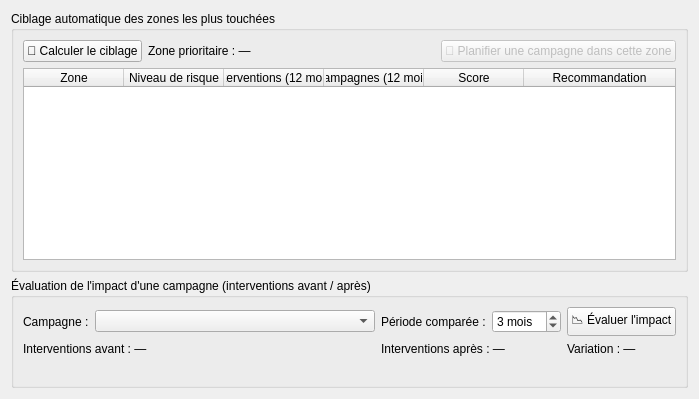
             <widget class="QWidget" name="tab_ciblage">
              <attribute name="title">
               <string>🎯 Ciblage &amp;&amp; impact</string>
              </attribute>
              <layout class="QVBoxLayout" name="verticalLayout_ciblage">
               <item>
                <widget class="QGroupBox" name="groupBox_ciblage">
                 <property name="title">
                  <string>Ciblage automatique des zones les plus touchées</string>
                 </property>
                 <layout class="QVBoxLayout" name="verticalLayout_groupCiblage">
                  <item>
                   <layout class="QHBoxLayout" name="horizontalLayout_ciblage">
                    <item>
                     <widget class="QPushButton" name="pushButton_lancerCiblage">
                      <property name="text">
                       <string>🎯 Calculer le ciblage</string>
                      </property>
                     </widget>
                    </item>
                    <item>
                     <widget class="QLabel" name="label_zonePrioritaire">
                      <property name="text">
                       <string>Zone prioritaire : —</string>
                      </property>
                     </widget>
                    </item>
                    <item>
                     <spacer name="horizontalSpacer_ciblage">
                      <property name="orientation">
                       <enum>Qt::Horizontal</enum>
                      </property>
                      <property name="sizeHint" stdset="0">
                       <size>
                        <width>40</width>
                        <height>20</height>
                       </size>
                      </property>
                     </spacer>
                    </item>
                    <item>
                     <widget class="QPushButton" name="pushButton_planifierZone">
                      <property name="enabled">
                       <bool>false</bool>
                      </property>
                      <property name="text">
                       <string>📅 Planifier une campagne dans cette zone</string>
                      </property>
                     </widget>
                    </item>
                   </layout>
                  </item>
                  <item>
                   <widget class="QTableWidget" name="tableWidget_ciblage">
                    <property name="editTriggers">
                     <set>QAbstractItemView::NoEditTriggers</set>
                    </property>
                    <property name="selectionBehavior">
                     <enum>QAbstractItemView::SelectRows</enum>
                    </property>
                    <property name="selectionMode">
                     <enum>QAbstractItemView::SingleSelection</enum>
                    </property>
                    <attribute name="verticalHeaderVisible">
                     <bool>false</bool>
                    </attribute>
                    <attribute name="horizontalHeaderStretchLastSection">
                     <bool>true</bool>
                    </attribute>
                    <column>
                     <property name="text">
                      <string>Zone</string>
                     </property>
                    </column>
                    <column>
                     <property name="text">
                      <string>Niveau de risque</string>
                     </property>
                    </column>
                    <column>
                     <property name="text">
                      <string>Interventions (12 mois)</string>
                     </property>
                    </column>
                    <column>
                     <property name="text">
                      <string>Campagnes (12 mois)</string>
                     </property>
                    </column>
                    <column>
                     <property name="text">
                      <string>Score</string>
                     </property>
                    </column>
                    <column>
                     <property name="text">
                      <string>Recommandation</string>
                     </property>
                    </column>
                   </widget>
                  </item>
                 </layout>
                </widget>
               </item>
               <item>
                <widget class="QGroupBox" name="groupBox_impact">
                 <property name="title">
                  <string>Évaluation de l'impact d'une campagne (interventions avant / après)</string>
                 </property>
                 <layout class="QGridLayout" name="gridLayout_impact">
                  <item row="0" column="0">
                   <widget class="QLabel" name="label_campagneImpact">
                    <property name="text">
                     <string>Campagne :</string>
                    </property>
                   </widget>
                  </item>
                  <item row="0" column="1">
                   <widget class="QComboBox" name="comboBox_campagneImpact">
                    <property name="minimumSize">
                     <size>
                      <width>280</width>
                      <height>0</height>
                     </size>
                    </property>
                   </widget>
                  </item>
                  <item row="0" column="2">
                   <widget class="QLabel" name="label_fenetre">
                    <property name="text">
                     <string>Période comparée :</string>
                    </property>
                   </widget>
                  </item>
                  <item row="0" column="3">
                   <widget class="QSpinBox" name="spinBox_fenetre">
                    <property name="suffix">
                     <string> mois</string>
                    </property>
                    <property name="minimum">
                     <number>1</number>
                    </property>
                    <property name="maximum">
                     <number>12</number>
                    </property>
                    <property name="value">
                     <number>3</number>
                    </property>
                   </widget>
                  </item>
                  <item row="0" column="4">
                   <widget class="QPushButton" name="pushButton_evaluerImpact">
                    <property name="text">
                     <string>📉 Évaluer l'impact</string>
                    </property>
                   </widget>
                  </item>
                  <item row="1" column="0" colspan="2">
                   <widget class="QLabel" name="label_impactAvant">
                    <property name="text">
                     <string>Interventions avant : —</string>
                    </property>
                   </widget>
                  </item>
                  <item row="1" column="2" colspan="2">
                   <widget class="QLabel" name="label_impactApres">
                    <property name="text">
                     <string>Interventions après : —</string>
                    </property>
                   </widget>
                  </item>
                  <item row="1" column="4">
                   <widget class="QLabel" name="label_impactVariation">
                    <property name="text">
                     <string>Variation : —</string>
                    </property>
                   </widget>
                  </item>
                  <item row="2" column="0" colspan="5">
                   <widget class="QLabel" name="label_impactVerdict">
                    <property name="text">
                     <string/>
                    </property>
                    <property name="wordWrap">
                     <bool>true</bool>
                    </property>
                   </widget>
                  </item>
                 </layout>
                </widget>
               </item>
              </layout>
             </widget>
